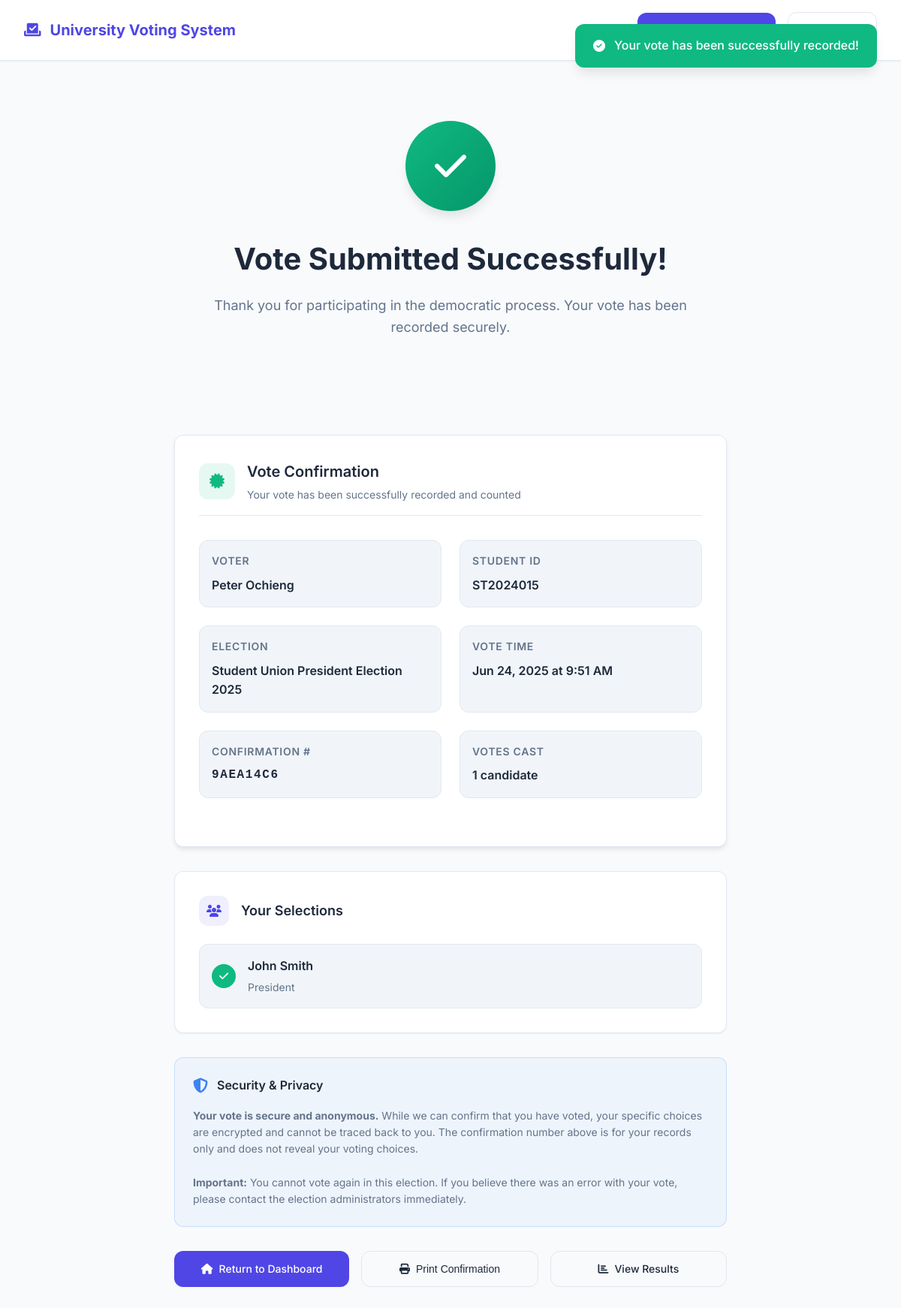
/student/vote.success.php?election_id=1 (signed in), run on the app's committed database.
### tables this page shows
CREATE TABLE voters (
    id INT AUTO_INCREMENT PRIMARY KEY,
    student_id VARCHAR(20) UNIQUE NOT NULL,
    full_name VARCHAR(100) NOT NULL,
    email VARCHAR(100) UNIQUE NOT NULL,
    phone VARCHAR(20),
    program VARCHAR(100) NOT NULL,
    year VARCHAR(20) NOT NULL,
    faculty VARCHAR(100) NOT NULL,
    gender ENUM('Male', 'Female', 'Other', 'Prefer not to say'),
    date_of_birth DATE,
    nationality VARCHAR(50),
    address TEXT,
    password VARCHAR(255) DEFAULT NULL,  
    status ENUM('active', 'pending', 'inactive') DEFAULT 'pending',
    profile_image VARCHAR(255) DEFAULT 'https://images.unsplash.com/photo-1472099645785-5658abf4ff4e?w=100&h=100&fit=crop&crop=face',
    registration_date TIMESTAMP DEFAULT CURRENT_TIMESTAMP,
    last_login TIMESTAMP NULL,
    created_at TIMESTAMP DEFAULT CURRENT_TIMESTAMP,
    updated_at TIMESTAMP DEFAULT CURRENT_TIMESTAMP ON UPDATE CURRENT_TIMESTAMP,
    
     
    INDEX idx_student_id (student_id),
    INDEX idx_email (email),
    INDEX idx_status (status),
    INDEX idx_faculty (faculty),
    INDEX idx_year (year)
);

CREATE TABLE elections (
    id INT AUTO_INCREMENT PRIMARY KEY,
    title VARCHAR(200) NOT NULL,
    description TEXT,
    election_type ENUM('general', 'faculty', 'departmental', 'class') DEFAULT 'general',
    start_date DATETIME NOT NULL,
    end_date DATETIME NOT NULL,
    status ENUM('draft', 'active', 'completed', 'cancelled') DEFAULT 'draft',
    eligible_years JSON,  
    eligible_faculties JSON,  
    max_votes_per_voter INT DEFAULT 1,
    allow_multiple_candidates BOOLEAN DEFAULT FALSE,
    created_by INT,
    created_at TIMESTAMP DEFAULT CURRENT_TIMESTAMP,
    updated_at TIMESTAMP DEFAULT CURRENT_TIMESTAMP ON UPDATE CURRENT_TIMESTAMP,
    
    FOREIGN KEY (created_by) REFERENCES admin_users(id),
    INDEX idx_status (status),
    INDEX idx_election_type (election_type),
    INDEX idx_dates (start_date, end_date)
);

CREATE TABLE votes (
    id INT AUTO_INCREMENT PRIMARY KEY,
    voter_id INT NOT NULL,
    election_id INT NOT NULL,
    candidate_id INT NOT NULL,
    vote_hash VARCHAR(255) NULL,  
    ip_address VARCHAR(45) NULL,
    user_agent TEXT NULL,
    voted_at TIMESTAMP DEFAULT CURRENT_TIMESTAMP,
    
    FOREIGN KEY (voter_id) REFERENCES voters(id) ON DELETE CASCADE,
    FOREIGN KEY (election_id) REFERENCES elections(id) ON DELETE CASCADE,
    FOREIGN KEY (candidate_id) REFERENCES candidates(id) ON DELETE CASCADE,
    
     
    UNIQUE KEY unique_vote (voter_id, election_id),
    INDEX idx_voter_election (voter_id, election_id),
    INDEX idx_election (election_id),
    INDEX idx_candidate (candidate_id),
    INDEX idx_voted_at (voted_at)
);

CREATE TABLE candidates (
    id INT AUTO_INCREMENT PRIMARY KEY,
    election_id INT NOT NULL,
    voter_id INT NULL,  
    full_name VARCHAR(100) NOT NULL,
    student_id VARCHAR(50) NULL,
    email VARCHAR(100) NULL,
    program VARCHAR(100) NULL,
    year VARCHAR(20) NULL,
    faculty VARCHAR(100) NULL,
    position VARCHAR(100) NULL,  
    manifesto TEXT NULL,
    profile_image VARCHAR(255) NULL,
    status ENUM('active', 'inactive', 'disqualified') DEFAULT 'active',
    vote_count INT DEFAULT 0,  
    created_at TIMESTAMP DEFAULT CURRENT_TIMESTAMP,
    updated_at TIMESTAMP DEFAULT CURRENT_TIMESTAMP ON UPDATE CURRENT_TIMESTAMP,
    
    FOREIGN KEY (election_id) REFERENCES elections(id) ON DELETE CASCADE,
    FOREIGN KEY (voter_id) REFERENCES voters(id) ON DELETE SET NULL,
    INDEX idx_election (election_id),
    INDEX idx_status (status),
    INDEX idx_position (position)
);

### student/vote.success.php (the view, shortened to what this page needs)
<?php
class Database {
    private $host = 'localhost';
    private $db_name = 'voting_system';
    private $username = 'root';
    private $password = '';
    public function getConnection() {
        $this->conn = null;
        try {
            $this->conn = new PDO(
                "mysql:host=" . $this->host . ";dbname=" . $this->db_name,
                $this->username,
                $this->password,
                array(
                    PDO::ATTR_ERRMODE => PDO::ERRMODE_EXCEPTION,
                    PDO::ATTR_DEFAULT_FETCH_MODE => PDO::FETCH_ASSOC,
                    PDO::MYSQL_ATTR_INIT_COMMAND => "SET NAMES utf8"
                )
            );
        } catch(PDOException $exception) {
            echo "Connection error: " . $exception->getMessage();
        }
        return $this->conn;
    }
}
function executeQuery($sql, $params = []) {
    $database = new Database();
    $db = $database->getConnection();
    try {
        $stmt = $db->prepare($sql);
        $stmt->execute($params);
        return $stmt;
    } catch(PDOException $e) {
        error_log("Database query error: " . $e->getMessage());
        return false;
    }
}
function fetchOne($sql, $params = []) {
    $stmt = executeQuery($sql, $params);
    return $stmt ? $stmt->fetch() : null;
}
function fetchAll($sql, $params = []) {
    $stmt = executeQuery($sql, $params);
    return $stmt ? $stmt->fetchAll() : [];
}
$election_id = $_GET['election_id'] ?? 0;
$voter = fetchOne("SELECT * FROM voters WHERE id = ?", [$_SESSION['voter_id']]);
$election = fetchOne("SELECT * FROM elections WHERE id = ?", [$election_id]);
$vote_verification = fetchOne("
    SELECT v.voted_at, v.vote_hash, COUNT(*) as vote_count
    FROM votes v
    WHERE v.voter_id = ? AND v.election_id = ?
    GROUP BY v.voted_at, v.vote_hash
", [$voter['id'], $election_id]);
$voted_candidates = fetchAll("
    SELECT c.full_name, c.position, v.voted_at
    FROM votes v
    JOIN candidates c ON v.candidate_id = c.id
    WHERE v.voter_id = ? AND v.election_id = ?
    ORDER BY c.position, c.full_name
", [$voter['id'], $election_id]);
$confirmation_number = strtoupper(substr(md5($vote_verification['vote_hash']), 0, 8));
?>
<!DOCTYPE html>
<html lang="en">
<head>
    <link href="https://cdnjs.cloudflare.com/ajax/libs/font-awesome/6.4.0/css/all.min.css" rel="stylesheet">
</head>
<body>
    <header class="header">
        <div class="header-content">
            <div class="logo">
                <i class="fas fa-vote-yea"></i>
                <span>University Voting System</span>
            </div>
            <nav class="header-nav">
                <a href="dashboard.php" class="btn btn-primary">
                </a>
                <a href="logout.php" class="btn btn-outline">
                </a>
            </nav>
        </div>
    </header>
    <div class="confetti" id="confetti"></div>
    <div class="container">
        <div class="success-animation">
            <div class="success-icon">
                <i class="fas fa-check"></i>
            </div>
            <h1 class="success-title">Vote Submitted Successfully!</h1>
            <p class="success-subtitle">
                Thank you for participating in the democratic process. Your vote has been recorded securely.
            </p>
        </div>
        <div class="confirmation-card">
            <div class="confirmation-header">
                <div class="confirmation-icon">
                    <i class="fas fa-certificate"></i>
                </div>
                <div class="confirmation-info">
                    <h3>Vote Confirmation</h3>
                    <p>Your vote has been successfully recorded and counted</p>
                </div>
            </div>
            <div class="details-grid">
                <div class="detail-item">
                    <div class="detail-label">Voter</div>
                    <div class="detail-value"><?php echo htmlspecialchars($voter['full_name']); ?></div>
                </div>
                <div class="detail-item">
                    <div class="detail-label">Student ID</div>
                    <div class="detail-value"><?php echo htmlspecialchars($voter['student_id']); ?></div>
                </div>
                <div class="detail-item">
                    <div class="detail-label">Election</div>
                    <div class="detail-value"><?php echo htmlspecialchars($election['title']); ?></div>
                </div>
                <div class="detail-item">
                    <div class="detail-label">Vote Time</div>
                    <div class="detail-value"><?php echo date('M d, Y \a\t g:i A', strtotime($vote_verification['voted_at'])); ?></div>
                </div>
                <div class="detail-item">
                    <div class="detail-label">Confirmation #</div>
                    <div class="detail-value" style="font-family: monospace; letter-spacing: 0.1em;">
                        <?php echo $confirmation_number; ?>
                    </div>
                </div>
                <div class="detail-item">
                    <div class="detail-label">Votes Cast</div>
                    <div class="detail-value"><?php echo count($voted_candidates); ?> candidate<?php echo count($voted_candidates) > 1 ? 's' : ''; ?></div>
                </div>
            </div>
        </div>
        <div class="voted-candidates">
            <div class="candidates-header">
                <div class="candidates-icon">
                    <i class="fas fa-users"></i>
                </div>
                <h3 class="candidates-title">Your Selections</h3>
            </div>
            <?php foreach ($voted_candidates as $candidate): ?>
                <div class="candidate-item">
                    <div class="candidate-check">
                        <i class="fas fa-check"></i>
                    </div>
                    <div class="candidate-info">
                        <h4><?php echo htmlspecialchars($candidate['full_name']); ?></h4>
                        <div class="candidate-position"><?php echo htmlspecialchars($candidate['position']); ?></div>
                    </div>
                </div>
            <?php endforeach; ?>
        </div>
        <div class="security-notice">
            <div class="security-header">
                <i class="fas fa-shield-alt security-icon"></i>
                <h4 class="security-title">Security & Privacy</h4>
            </div>
            <div class="security-text">
                <p>
                    <strong>Your vote is secure and anonymous.</strong> While we can confirm that you have voted,
                    your specific choices are encrypted and cannot be traced back to you. The confirmation number
                    above is for your records only and does not reveal your voting choices.
                </p>
                <br>
                <p>
                    <strong>Important:</strong> You cannot vote again in this election. If you believe there was
                    an error with your vote, please contact the election administrators immediately.
                </p>
            </div>
        </div>
        <div class="action-buttons">
            <a href="dashboard.php" class="btn btn-primary">
                <i class="fas fa-home"></i>
                Return to Dashboard
            </a>
            <button onclick="window.print()" class="btn btn-outline">
                <i class="fas fa-print"></i>
                Print Confirmation
            </button>
            <a href="election_results.php?id=<?php echo $election_id; ?>" class="btn btn-outline">
                <i class="fas fa-chart-bar"></i>
                View Results
            </a>
        </div>
    </div>
</body>
</html>

### data on the page
voters: full_name "Peter Ochieng", student "ST2024015"
elections: title "Student Union President Election 2025"
votes: candidate.full_name "John Smith", candidate.position "President"

### other printed values
date('M d, Y \a\t g:i A', strtotime($vote_verification['voted_at'])) "Jun 24, 2025 at 9:51 AM"
$confirmation_number "9AEA14C6"
count($voted_candidates) "1"
